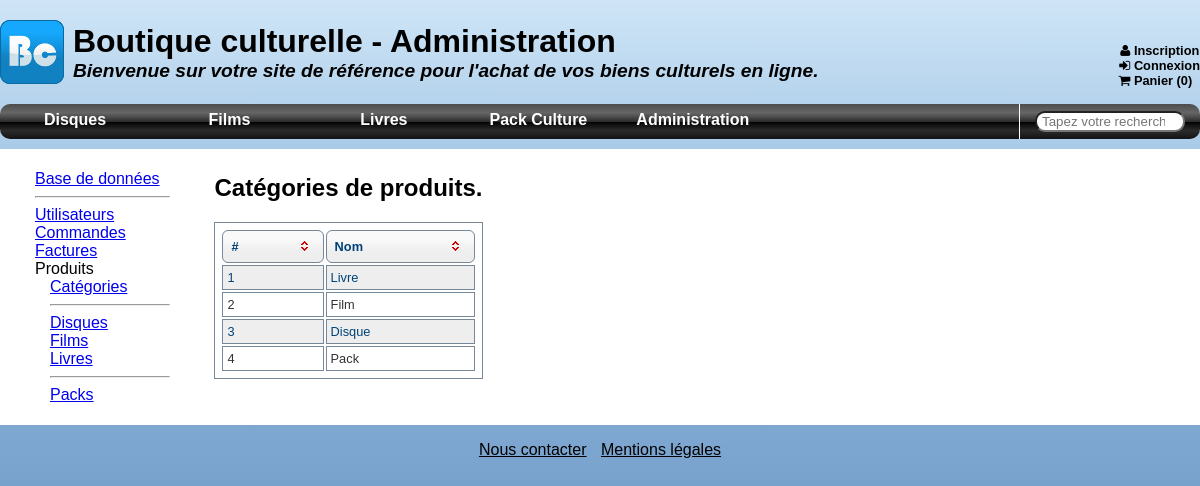
/admin.php?p=categories, run on the app's committed database.
### tables this page shows
CREATE TABLE Categorie (
  id INT NOT NULL,
  nom VARCHAR(45) NOT NULL,
  PRIMARY KEY(id) 
);

### admin.php (the view, shortened to what this page needs)
<?php
	$page  = $_GET['p'];
	require_once('inc/db.inc.php');
	include_once('inc/header.inc.php');
?>
<section id="section-admin">
	<nav>
		<ul>
			<li><a href="admin.php?p=bd">Base de données</a></li>
			<li><hr /></li>
			<li><a href="admin.php?p=utilisateurs">Utilisateurs</a></li>
			<li><a href="admin.php?p=commandes">Commandes</a></li>
			<li><a href="admin.php?p=factures">Factures</a></li>
			<li>Produits
				<ul>
					<li><a href="admin.php?p=categories">Catégories</a></li>
					<li><hr /></li>
					<li><a href="admin.php?p=produits&amp;cat=disques">Disques</a></li>
					<li><a href="admin.php?p=produits&amp;cat=films">Films</a></li>
					<li><a href="admin.php?p=produits&amp;cat=livres">Livres</a></li>
					<li><hr /></li>
					<li><a href="admin.php?p=produits&amp;cat=packs">Packs</a></li>
				</ul>
			</li>
		</ul>
	</nav>
	<article>
<?php
	switch($page) {
?>
<?php
		case 'categories':
			$results = $db->query('SELECT * FROM Categorie');
			$results->setFetchMode(PDO::FETCH_OBJ);
?>
				<h2><?php echo 'Catégories de produits.';?></h2>
				<table class="results">
					<thead>
						<th>#</th>
						<th>Nom</th>
					</thead>
					<tbody>
<?php
			while($row = $results->fetch()) {
?>
					<tr>
						<td><?php echo $row->id;?></td>
						<td><?php echo $row->nom;?></td>
					</tr>
<?php
			}
?>
					</tbody>
				</table>
<?php
		break;
?>
<?php
	}
?>
</article>
</section>
<?php
	include('inc/footer.inc.php');
?>

### css/style.css (style rules this page uses)
#section-admin nav { display: inline-block; width: 150px; vertical-align: top; }
#section-admin nav ul { list-style: none; padding-left: 15px; }
#section-admin article { display: inline-block; }
html { min-height: 100%; }
body { font-family: sans-serif; min-width: 850px; margin: 0; padding: 0; background: linear-gradient(to bottom, rgba(125,185,232,0.37) 0%,rgba(95,154,207,0.7) 32%,rgba(41,99,163,0.73) 88%,rgba(30,87,153,1) 100%); }
body > * { max-width: 1200px; margin-left: auto; margin-right: auto; }
body > section { background: #FFFFFF; padding-top: 5px; padding-bottom: 5px; margin-top: 10px; }
body > section > * { margin-left: 20px; margin-right: 20px; }
table.results { border-radius: 0; border: solid 1px #778899; margin: 0; }
table.results td, table.results th.tablesorter-header { border: solid 1px #778899; }
nav#menu-principal + section { min-height: 200px; }

### data on the page
categorie: id "1", nom "Livre"
categorie: id "2", nom "Film"
categorie: id "3", nom "Disque"
categorie: id "4", nom "Pack"

### other printed values
$title "Administration"
